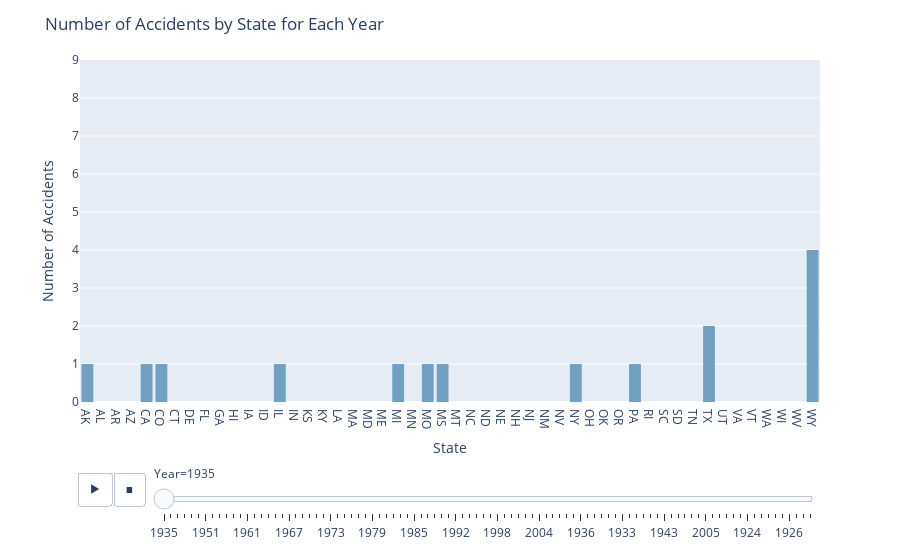

The code cell stored with this chart in its notebook:
### Code cell
# extract year from DATE column
df['Year'] = pd.to_datetime(df['Date']).dt.year

# Filter data for relevant columns and group by state and year
df_filtered = df[['State', 'Year']].groupby(['State', 'Year']).size().reset_index(name='Crashes')

# Create the figure
fig = px.histogram(df_filtered, x="State", y="Crashes", color="State", animation_frame="Year",
                   range_y=[0, df_filtered['Crashes'].max()], nbins=len(df_filtered['State'].unique()), color_discrete_sequence = ['#72A0C1'])
# Remove the legend
fig.update_layout(showlegend=False)



# Update the layout
fig.update_layout(
    title='Number of Accidents by State for Each Year',
    xaxis_title='State',
    yaxis_title='Number of Accidents'
)

# Show the plot
fig.show()

### Figure 1 — Plotly figure (JSON) as saved in the notebook; plotly's stock layout.template omitted (floating-point values rounded to 4 significant figures)
{"data": [{"alignmentgroup": "True", "bingroup": "x", "histfunc": "sum", "hovertemplate": "State=%{x}<br>Year=1935<br>sum of Crashes=%{y}<extra></extra>", "legendgroup": "AK", "marker": {"color": "#72A0C1", "pattern": {"shape": ""}}, "name": "AK", "nbinsx": 50, "offsetgroup": "AK", "orientation": "v", "showlegend": true, "type": "histogram", "x": ["AK"], "xaxis": "x", "y": [1], "yaxis": "y"}, {"alignmentgroup": "True", "bingroup": "x", "histfunc": "sum", "hovertemplate": "State=%{x}<br>Year=1935<br>sum of Crashes=%{y}<extra></extra>", "legendgroup": "CA", "marker": {"color": "#72A0C1", "pattern": {"shape": ""}}, "name": "CA", "nbinsx": 50, "offsetgroup": "CA", "orientation": "v", "showlegend": true, "type": "histogram", "x": ["CA"], "xaxis": "x", "y": [1], "yaxis": "y"}, {"alignmentgroup": "True", "bingroup": "x", "histfunc": "sum", "hovertemplate": "State=%{x}<br>Year=1935<br>sum of Crashes=%{y}<extra></extra>", "legendgroup": "CO", "marker": {"color": "#72A0C1", "pattern": {"shape": ""}}, "name": "CO", "nbinsx": 50, "offsetgroup": "CO", "orientation": "v", "showlegend": true, "type": "histogram", "x": ["CO"], "xaxis": "x", "y": [1], "yaxis": "y"}, {"alignmentgroup": "True", "bingroup": "x", "histfunc": "sum", "hovertemplate": "State=%{x}<br>Year=1935<br>sum of Crashes=%{y}<extra></extra>", "legendgroup": "IL", "marker": {"color": "#72A0C1", "pattern": {"shape": ""}}, "name": "IL", "nbinsx": 50, "offsetgroup": "IL", "orientation": "v", "showlegend": true, "type": "histogram", "x": ["IL"], "xaxis": "x", "y": [1], "yaxis": "y"}, {"alignmentgroup": "True", "bingroup": "x", "histfunc": "sum", "hovertemplate": "State=%{x}<br>Year=1935<br>sum of Crashes=%{y}<extra></extra>", "legendgroup": "MI", "marker": {"color": "#72A0C1", "pattern": {"shape": ""}}, "name": "MI", "nbinsx": 50, "offsetgroup": "MI", "orientation": "v", "showlegend": true, "type": "histogram", "x": ["MI"], "xaxis": "x", "y": [1], "yaxis": "y"}, {"alignmentgroup": "True", "bingroup": "x", "histfunc": "sum", "hovertemplate": "State=%{x}<br>Year=1935<br>sum of Crashes=%{y}<extra></extra>", "legendgroup": "MO", "marker": {"color": "#72A0C1", "pattern": {"shape": ""}}, "name": "MO", "nbinsx": 50, "offsetgroup": "MO", "orientation": "v", "showlegend": true, "type": "histogram", "x": ["MO"], "xaxis": "x", "y": [1], "yaxis": "y"}, {"alignmentgroup": "True", "bingroup": "x", "histfunc": "sum", "hovertemplate": "State=%{x}<br>Year=1935<br>sum of Crashes=%{y}<extra></extra>", "legendgroup": "MS", "marker": {"color": "#72A0C1", "pattern": {"shape": ""}}, "name": "MS", "nbinsx": 50, "offsetgroup": "MS", "orientation": "v", "showlegend": true, "type": "histogram", "x": ["MS"], "xaxis": "x", "y": [1], "yaxis": "y"}, {"alignmentgroup": "True", "bingroup": "x", "histfunc": "sum", "hovertemplate": "State=%{x}<br>Year=1935<br>sum of Crashes=%{y}<extra></extra>", "legendgroup": "NY", "marker": {"color": "#72A0C1", "pattern": {"shape": ""}}, "name": "NY", "nbinsx": 50, "offsetgroup": "NY", "orientation": "v", "showlegend": true, "type": "histogram", "x": ["NY"], "xaxis": "x", "y": [1], "yaxis": "y"}, {"alignmentgroup": "True", "bingroup": "x", "histfunc": "sum", "hovertemplate": "State=%{x}<br>Year=1935<br>sum of Crashes=%{y}<extra></extra>", "legendgroup": "PA", "marker": {"color": "#72A0C1", "pattern": {"shape": ""}}, "name": "PA", "nbinsx": 50, "offsetgroup": "PA", "orientation": "v", "showlegend": true, "type": "histogram", "x": ["PA"], "xaxis": "x", "y": [1], "yaxis": "y"}, {"alignmentgroup": "True", "bingroup": "x", "histfunc": "sum", "hovertemplate": "State=%{x}<br>Year=1935<br>sum of Crashes=%{y}<extra></extra>", "legendgroup": "TX", "marker": {"color": "#72A0C1", "pattern": {"shape": ""}}, "name": "TX", "nbinsx": 50, "offsetgroup": "TX", "orientation": "v", "showlegend": true, "type": "histogram", "x": ["TX"], "xaxis": "x", "y": [2], "yaxis": "y"}, {"alignmentgroup": "True", "bingroup": "x", "histfunc": "sum", "hovertemplate": "State=%{x}<br>Year=1935<br>sum of Crashes=%{y}<extra></extra>", "legendgroup": "WY", "marker": {"color": "#72A0C1", "pattern": {"shape": ""}}, "name": "WY", "nbinsx": 50, "offsetgroup": "WY", "orientation": "v", "showlegend": true, "type": "histogram", "x": ["WY"], "xaxis": "x", "y": [4], "yaxis": "y"}], "layout": {"barmode": "relative", "legend": {"title": {"text": "State"}, "tracegroupgap": 0}, "margin": {"t": 60}, "showlegend": false, "sliders": [{"active": 0, "currentvalue": {"prefix": "Year="}, "len": 0.9, "pad": {"b": 10, "t": 60}, "steps": [{"args": [["1935"], {"frame": {"duration": 0, "redraw": true}, "fromcurrent": true, "mode": "immediate", "transition": {"duration": 0, "easing": "linear"}}], "label": "1935", "method": "animate"}, {"args": [["1944"], {"frame": {"duration": 0, "redraw": true}, "fromcurrent": true, "mode": "immediate", "transition": {"duration": 0, "easing": "linear"}}], "label": "1944", "method": "animate"}, {"args": [["1946"], {"frame": {"duration": 0, "redraw": true}, "fromcurrent": true, "mode": "immediate", "transition": {"duration": 0, "easing": "linear"}}], "label": "1946", "method": "animate"}, {"args": [["1947"], {"frame": {"duration": 0, "redraw": true}, "fromcurrent": true, "mode": "immediate", "transition": {"duration": 0, "easing": "linear"}}], "label": "1947", "method": "animate"}, {"args": [["1948"], {"frame": {"duration": 0, "redraw": true}, "fromcurrent": true, "mode": "immediate", "transition": {"duration": 0, "easing": "linear"}}], "label": "1948", "method": "animate"}, {"args": [["1949"], {"frame": {"duration": 0, "redraw": true}, "fromcurrent": true, "mode": "immediate", "transition": {"duration": 0, "easing": "linear"}}], "label": "1949", "method": "animate"}, {"args": [["1951"], {"frame": {"duration": 0, "redraw": true}, "fromcurrent": true, "mode": "immediate", "transition": {"duration": 0, "easing": "linear"}}], "label": "1951", "method": "animate"}, {"args": [["1952"], {"frame": {"duration": 0, "redraw": true}, "fromcurrent": true, "mode": "immediate", "transition": {"duration": 0, "easing": "linear"}}], "label": "1952", "method": "animate"}, {"args": [["1954"], {"frame": {"duration": 0, "redraw": true}, "fromcurrent": true, "mode": "immediate", "transition": {"duration": 0, "easing": "linear"}}], "label": "1954", "method": "animate"}, {"args": [["1956"], {"frame": {"duration": 0, "redraw": true}, "fromcurrent": true, "mode": "immediate", "transition": {"duration": 0, "easing": "linear"}}], "label": "1956", "method": "animate"}, {"args": [["1959"], {"frame": {"duration": 0, "redraw": true}, "fromcurrent": true, "mode": "immediate", "transition": {"duration": 0, "easing": "linear"}}], "label": "1959", "method": "animate"}, {"args": [["1960"], {"frame": {"duration": 0, "redraw": true}, "fromcurrent": true, "mode": "immediate", "transition": {"duration": 0, "easing": "linear"}}], "label": "1960", "method": "animate"}, {"args": [["1961"], {"frame": {"duration": 0, "redraw": true}, "fromcurrent": true, "mode": "immediate", "transition": {"duration": 0, "easing": "linear"}}], "label": "1961", "method": "animate"}, {"args": [["1962"], {"frame": {"duration": 0, "redraw": true}, "fromcurrent": true, "mode": "immediate", "transition": {"duration": 0, "easing": "linear"}}], "label": "1962", "method": "animate"}, {"args": [["1963"], {"frame": {"duration": 0, "redraw": true}, "fromcurrent": true, "mode": "immediate", "transition": {"duration": 0, "easing": "linear"}}], "label": "1963", "method": "animate"}, {"args": [["1964"], {"frame": {"duration": 0, "redraw": true}, "fromcurrent": true, "mode": "immediate", "transition": {"duration": 0, "easing": "linear"}}], "label": "1964", "method": "animate"}, {"args": [["1965"], {"frame": {"duration": 0, "redraw": true}, "fromcurrent": true, "mode": "immediate", "transition": {"duration": 0, "easing": "linear"}}], "label": "1965", "method": "animate"}, {"args": [["1966"], {"frame": {"duration": 0, "redraw": true}, "fromcurrent": true, "mode": "immediate", "transition": {"duration": 0, "easing": "linear"}}], "label": "1966", "method": "animate"}, {"args": [["1967"], {"frame": {"duration": 0, "redraw": true}, "fromcurrent": true, "mode": "immediate", "transition": {"duration": 0, "easing": "linear"}}], "label": "1967", "method": "animate"}, {"args": [["1968"], {"frame": {"duration": 0, "redraw": true}, "fromcurrent": true, "mode": "immediate", "transition": {"duration": 0, "easing": "linear"}}], "label": "1968", "method": "animate"}, {"args": [["1969"], {"frame": {"duration": 0, "redraw": true}, "fromcurrent": true, "mode": "immediate", "transition": {"duration": 0, "easing": "linear"}}], "label": "1969", "method": "animate"}, {"args": [["1970"], {"frame": {"duration": 0, "redraw": true}, "fromcurrent": true, "mode": "immediate", "transition": {"duration": 0, "easing": "linear"}}], "label": "1970", "method": "animate"}, {"args": [["1971"], {"frame": {"duration": 0, "redraw": true}, "fromcurrent": true, "mode": "immediate", "transition": {"duration": 0, "easing": "linear"}}], "label": "1971", "method": "animate"}, {"args": [["1972"], {"frame": {"duration": 0, "redraw": true}, "fromcurrent": true, "mode": "immediate", "transition": {"duration": 0, "easing": "linear"}}], "label": "1972", "method": "animate"}, {"args": [["1973"], {"frame": {"duration": 0, "redraw": true}, "fromcurrent": true, "mode": "immediate", "transition": {"duration": 0, "easing": "linear"}}], "label": "1973", "method": "animate"}, {"args": [["1974"], {"frame": {"duration": 0, "redraw": true}, "fromcurrent": true, "mode": "immediate", "transition": {"duration": 0, "easing": "linear"}}], "label": "1974", "method": "animate"}, {"args": [["1975"], {"frame": {"duration": 0, "redraw": true}, "fromcurrent": true, "mode": "immediate", "transition": {"duration": 0, "easing": "linear"}}], "label": "1975", "method": "animate"}, {"args": [["1976"], {"frame": {"duration": 0, "redraw": true}, "fromcurrent": true, "mode": "immediate", "transition": {"duration": 0, "easing": "linear"}}], "label": "1976", "method": "animate"}, {"args": [["1977"], {"frame": {"duration": 0, "redraw": true}, "fromcurrent": true, "mode": "immediate", "transition": {"duration": 0, "easing": "linear"}}], "label": "1977", "method": "animate"}, {"args": [["1978"], {"frame": {"duration": 0, "redraw": true}, "fromcurrent": true, "mode": "immediate", "transition": {"duration": 0, "easing": "linear"}}], "label": "1978", "method": "animate"}, {"args": [["1979"], {"frame": {"duration": 0, "redraw": true}, "fromcurrent": true, "mode": "immediate", "transition": {"duration": 0, "easing": "linear"}}], "label": "1979", "method": "animate"}, {"args": [["1980"], {"frame": {"duration": 0, "redraw": true}, "fromcurrent": true, "mode": "immediate", "transition": {"duration": 0, "easing": "linear"}}], "label": "1980", "method": "animate"}, {"args": [["1981"], {"frame": {"duration": 0, "redraw": true}, "fromcurrent": true, "mode": "immediate", "transition": {"duration": 0, "easing": "linear"}}], "label": "1981", "method": "animate"}, {"args": [["1982"], {"frame": {"duration": 0, "redraw": true}, "fromcurrent": true, "mode": "immediate", "transition": {"duration": 0, "easing": "linear"}}], "label": "1982", "method": "animate"}, {"args": [["1983"], {"frame": {"duration": 0, "redraw": true}, "fromcurrent": true, "mode": "immediate", "transition": {"duration": 0, "easing": "linear"}}], "label": "1983", "method": "animate"}, {"args": [["1984"], {"frame": {"duration": 0, "redraw": true}, "fromcurrent": true, "mode": "immediate", "transition": {"duration": 0, "easing": "linear"}}], "label": "1984", "method": "animate"}, {"args": [["1985"], {"frame": {"duration": 0, "redraw": true}, "fromcurrent": true, "mode": "immediate", "transition": {"duration": 0, "easing": "linear"}}], "label": "1985", "method": "animate"}, {"args": [["1987"], {"frame": {"duration": 0, "redraw": true}, "fromcurrent": true, "mode": "immediate", "transition": {"duration": 0, "easing": "linear"}}], "label": "1987", "method": "animate"}, {"args": [["1988"], {"frame": {"duration": 0, "redraw": true}, "fromcurrent": true, "mode": "immediate", "transition": {"duration": 0, "easing": "linear"}}], "label": "1988", "method": "animate"}, {"args": [["1989"], {"frame": {"duration": 0, "redraw": true}, "fromcurrent": true, "mode": "immediate", "transition": {"duration": 0, "easing": "linear"}}], "label": "1989", "method": "animate"}, {"args": [["1990"], {"frame": {"duration": 0, "redraw": true}, "fromcurrent": true, "mode": "immediate", "transition": {"duration": 0, "easing": "linear"}}], "label": "1990", "method": "animate"}, {"args": [["1991"], {"frame": {"duration": 0, "redraw": true}, "fromcurrent": true, "mode": "immediate", "transition": {"duration": 0, "easing": "linear"}}], "label": "1991", "method": "animate"}, {"args": [["1992"], {"frame": {"duration": 0, "redraw": true}, "fromcurrent": true, "mode": "immediate", "transition": {"duration": 0, "easing": "linear"}}], "label": "1992", "method": "animate"}, {"args": [["1993"], {"frame": {"duration": 0, "redraw": true}, "fromcurrent": true, "mode": "immediate", "transition": {"duration": 0, "easing": "linear"}}], "label": "1993", "method": "animate"}, {"args": [["1994"], {"frame": {"duration": 0, "redraw": true}, "fromcurrent": true, "mode": "immediate", "transition": {"duration": 0, "easing": "linear"}}], "label": "1994", "method": "animate"}, {"args": [["1995"], {"frame": {"duration": 0, "redraw": true}, "fromcurrent": true, "mode": "immediate", "transition": {"duration": 0, "easing": "linear"}}], "label": "1995", "method": "animate"}, {"args": [["1996"], {"frame": {"duration": 0, "redraw": true}, "fromcurrent": true, "mode": "immediate", "transition": {"duration": 0, "easing": "linear"}}], "label": "1996", "method": "animate"}, {"args": [["1997"], {"frame": {"duration": 0, "redraw": true}, "fromcurrent": true, "mode": "immediate", "transition": {"duration": 0, "easing": "linear"}}], "label": "1997", "method": "animate"}, {"args": [["1998"], {"frame": {"duration": 0, "redraw": true}, "fromcurrent": true, "mode": "immediate", "transition": {"duration": 0, "easing": "linear"}}], "label": "1998", "method": "animate"}, {"args": [["1999"], {"frame": {"duration": 0, "redraw": true}, "fromcurrent": true, "mode": "immediate", "transition": {"duration": 0, "easing": "linear"}}], "label": "1999", "method": "animate"}, {"args": [["2000"], {"frame": {"duration": 0, "redraw": true}, "fromcurrent": true, "mode": "immediate", "transition": {"duration": 0, "easing": "linear"}}], "label": "2000", "method": "animate"}, {"args": [["2001"], {"frame": {"duration": 0, "redraw": true}, "fromcurrent": true, "mode": "immediate", "transition": {"duration": 0, "easing": "linear"}}], "label": "2001", "method": "animate"}, {"args": [["2002"], {"frame": {"duration": 0, "redraw": true}, "fromcurrent": true, "mode": "immediate", "transition": {"duration": 0, "easing": "linear"}}], "label": "2002", "method": "animate"}, {"args": [["2003"], {"frame": {"duration": 0, "redraw": true}, "fromcurrent": true, "mode": "immediate", "transition": {"duration": 0, "easing": "linear"}}], "label": "2003", "method": "animate"}, {"args": [["2004"], {"frame": {"duration": 0, "redraw": true}, "fromcurrent": true, "mode": "immediate", "transition": {"duration": 0, "easing": "linear"}}], "label": "2004", "method": "animate"}, {"args": [["2006"], {"frame": {"duration": 0, "redraw": true}, "fromcurrent": true, "mode": "immediate", "transition": {"duration": 0, "easing": "linear"}}], "label": "2006", "method": "animate"}, {"args": [["2007"], {"frame": {"duration": 0, "redraw": true}, "fromcurrent": true, "mode": "immediate", "transition": {"duration": 0, "easing": "linear"}}], "label": "2007", "method": "animate"}, {"args": [["2008"], {"frame": {"duration": 0, "redraw": true}, "fromcurrent": true, "mode": "immediate", "transition": {"duration": 0, "easing": "linear"}}], "label": "2008", "method": "animate"}, {"args": [["1953"], {"frame": {"duration": 0, "redraw": true}, "fromcurrent": true, "mode": "immediate", "transition": {"duration": 0, "easing": "linear"}}], "label": "1953", "method": "animate"}, {"args": [["1932"], {"frame": {"duration": 0, "redraw": true}, "fromcurrent": true, "mode": "immediate", "transition": {"duration": 0, "easing": "linear"}}], "label": "1932", "method": "animate"}, {"args": [["1936"], {"frame": {"duration": 0, "redraw": true}, "fromcurrent": true, "mode": "immediate", "transition": {"duration": 0, "easing": "linear"}}], "label": "1936", "method": "animate"}, {"args": [["1986"], {"frame": {"duration": 0, "redraw": true}, "fromcurrent": true, "mode": "immediate", "transition": {"duration": 0, "easing": "linear"}}], "label": "1986", "method": "animate"}, {"args": [["1921"], {"frame": {"duration": 0, "redraw": true}, "fromcurrent": true, "mode": "immediate", "transition": {"duration": 0, "easing": "linear"}}], "label": "1921", "method": "animate"}, {"args": [["1929"], {"frame": {"duration": 0, "redraw": true}, "fromcurrent": true, "mode": "immediate", "transition": {"duration": 0, "easing": "linear"}}], "label": "1929", "method": "animate"}, {"args": [["1930"], {"frame": {"duration": 0, "redraw": true}, "fromcurrent": true, "mode": "immediate", "transition": {"duration": 0, "easing": "linear"}}], "label": "1930", "method": "animate"}, {"args": [["1931"], {"frame": {"duration": 0, "redraw": true}, "fromcurrent": true, "mode": "immediate", "transition": {"duration": 0, "easing": "linear"}}], "label": "1931", "method": "animate"}, {"args": [["1933"], {"frame": {"duration": 0, "redraw": true}, "fromcurrent": true, "mode": "immediate", "transition": {"duration": 0, "easing": "linear"}}], "label": "1933", "method": "animate"}, {"args": [["1934"], {"frame": {"duration": 0, "redraw": true}, "fromcurrent": true, "mode": "immediate", "transition": {"duration": 0, "easing": "linear"}}], "label": "1934", "method": "animate"}, {"args": [["1937"], {"frame": {"duration": 0, "redraw": true}, "fromcurrent": true, "mode": "immediate", "transition": {"duration": 0, "easing": "linear"}}], "label": "1937", "method": "animate"}, {"args": [["1938"], {"frame": {"duration": 0, "redraw": true}, "fromcurrent": true, "mode": "immediate", "transition": {"duration": 0, "easing": "linear"}}], "label": "1938", "method": "animate"}, {"args": [["1940"], {"frame": {"duration": 0, "redraw": true}, "fromcurrent": true, "mode": "immediate", "transition": {"duration": 0, "easing": "linear"}}], "label": "1940", "method": "animate"}, {"args": [["1942"], {"frame": {"duration": 0, "redraw": true}, "fromcurrent": true, "mode": "immediate", "transition": {"duration": 0, "easing": "linear"}}], "label": "1942", "method": "animate"}, {"args": [["1943"], {"frame": {"duration": 0, "redraw": true}, "fromcurrent": true, "mode": "immediate", "transition": {"duration": 0, "easing": "linear"}}], "label": "1943", "method": "animate"}, {"args": [["1945"], {"frame": {"duration": 0, "redraw": true}, "fromcurrent": true, "mode": "immediate", "transition": {"duration": 0, "easing": "linear"}}], "label": "1945", "method": "animate"}, {"args": [["1950"], {"frame": {"duration": 0, "redraw": true}, "fromcurrent": true, "mode": "immediate", "transition": {"duration": 0, "easing": "linear"}}], "label": "1950", "method": "animate"}, {"args": [["1955"], {"frame": {"duration": 0, "redraw": true}, "fromcurrent": true, "mode": "immediate", "transition": {"duration": 0, "easing": "linear"}}], "label": "1955", "method": "animate"}, {"args": [["1957"], {"frame": {"duration": 0, "redraw": true}, "fromcurrent": true, "mode": "immediate", "transition": {"duration": 0, "easing": "linear"}}], "label": "1957", "method": "animate"}, {"args": [["1958"], {"frame": {"duration": 0, "redraw": true}, "fromcurrent": true, "mode": "immediate", "transition": {"duration": 0, "easing": "linear"}}], "label": "1958", "method": "animate"}, {"args": [["2005"], {"frame": {"duration": 0, "redraw": true}, "fromcurrent": true, "mode": "immediate", "transition": {"duration": 0, "easing": "linear"}}], "label": "2005", "method": "animate"}, {"args": [["1927"], {"frame": {"duration": 0, "redraw": true}, "fromcurrent": true, "mode": "immediate", "transition": {"duration": 0, "easing": "linear"}}], "label": "1927", "method": "animate"}, {"args": [["1941"], {"frame": {"duration": 0, "redraw": true}, "fromcurrent": true, "mode": "immediate", "transition": {"duration": 0, "easing": "linear"}}], "label": "1941", "method": "animate"}, {"args": [["1920"], {"frame": {"duration": 0, "redraw": true}, "fromcurrent": true, "mode": "immediate", "transition": {"duration": 0, "easing": "linear"}}], "label": "1920", "method": "animate"}, {"args": [["1928"], {"frame": {"duration": 0, "redraw": true}, "fromcurrent": true, "mode": "immediate", "transition": {"duration": 0, "easing": "linear"}}], "label": "1928", "method": "animate"}, {"args": [["1922"], {"frame": {"duration": 0, "redraw": true}, "fromcurrent": true, "mode": "immediate", "transition": {"duration": 0, "easing": "linear"}}], "label": "1922", "method": "animate"}, {"args": [["1924"], {"frame": {"duration": 0, "redraw": true}, "fromcurrent": true, "mode": "immediate", "transition": {"duration": 0, "easing": "linear"}}], "label": "1924", "method": "animate"}, {"args": [["1919"], {"frame": {"duration": 0, "redraw": true}, "fromcurrent": true, "mode": "immediate", "transition": {"duration": 0, "easing": "linear"}}], "label": "1919", "method": "animate"}, {"args": [["1939"], {"frame": {"duration": 0, "redraw": true}, "fromcurrent": true, "mode": "immediate", "transition": {"duration": 0, "easing": "linear"}}], "label": "1939", "method": "animate"}, {"args": [["2009"], {"frame": {"duration": 0, "redraw": true}, "fromcurrent": true, "mode": "immediate", "transition": {"duration": 0, "easing": "linear"}}], "label": "2009", "method": "animate"}, {"args": [["1912"], {"frame": {"duration": 0, "redraw": true}, "fromcurrent": true, "mode": "immediate", "transition": {"duration": 0, "easing": "linear"}}], "label": "1912", "method": "animate"}, {"args": [["1918"], {"frame": {"duration": 0, "redraw": true}, "fromcurrent": true, "mode": "immediate", "transition": {"duration": 0, "easing": "linear"}}], "label": "1918", "method": "animate"}, {"args": [["1926"], {"frame": {"duration": 0, "redraw": true}, "fromcurrent": true, "mode": "immediate", "transition": {"duration": 0, "easing": "linear"}}], "label": "1926", "method": "animate"}, {"args": [["1923"], {"frame": {"duration": 0, "redraw": true}, "fromcurrent": true, "mode": "immediate", "transition": {"duration": 0, "easing": "linear"}}], "label": "1923", "method": "animate"}, {"args": [["1925"], {"frame": {"duration": 0, "redraw": true}, "fromcurrent": true, "mode": "immediate", "transition": {"duration": 0, "easing": "linear"}}], "label": "1925", "method": "animate"}, {"args": [["1908"], {"frame": {"duration": 0, "redraw": true}, "fromcurrent": true, "mode": "immediate", "transition": {"duration": 0, "easing": "linear"}}], "label": "1908", "method": "animate"}], "x": 0.1, "xanchor": "left", "y": 0, "yanchor": "top"}], "title": {"text": "Number of Accidents by State for Each Year"}, "updatemenus": [{"buttons": [{"args": [null, {"frame": {"duration": 500, "redraw": true}, "fromcurrent": true, "mode": "immediate", "transition": {"duration": 500, "easing": "linear"}}], "label": "&#9654;", "method": "animate"}, {"args": [[null], {"frame": {"duration": 0, "redraw": true}, "fromcurrent": true, "mode": "immediate", "transition": {"duration": 0, "easing": "linear"}}], "label": "&#9724;", "method": "animate"}], "direction": "left", "pad": {"r": 10, "t": 70}, "showactive": false, "type": "buttons", "x": 0.1, "xanchor": "right", "y": 0, "yanchor": "top"}], "xaxis": {"anchor": "y", "categoryarray": ["AK", "AL", "AR", "AZ", "CA", "CO", "CT", "DE", "FL", "GA", "HI", "IA", "ID", "IL", "IN", "KS", "KY", "LA", "MA", "MD", "ME", "MI", "MN", "MO", "MS", "MT", "NC", "ND", "NE", "NH", "NJ", "NM", "NV", "NY", "OH", "OK", "OR", "PA", "RI", "SC", "SD", "TN", "TX", "UT", "VA", "VT", "WA", "WI", "WV", "WY"], "categoryorder": "array", "domain": [0, 1], "title": {"text": "State"}}, "yaxis": {"anchor": "x", "domain": [0, 1], "range": [0, 9], "title": {"text": "Number of Accidents"}}}}
